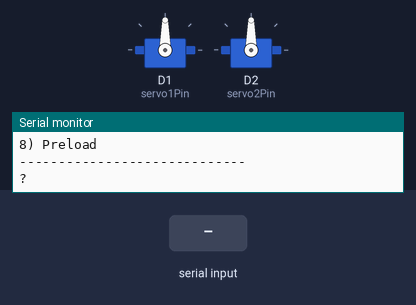
This sketch was run on a simulated ESP8266 (NodeMCU). Shown: 2 × servo, the last lines printed to the serial monitor. The inputs (shaded band) are chosen by the test bench.

Above: at 2.2 s.
2.3 s: "3" received over Serial
At 2.7 s:
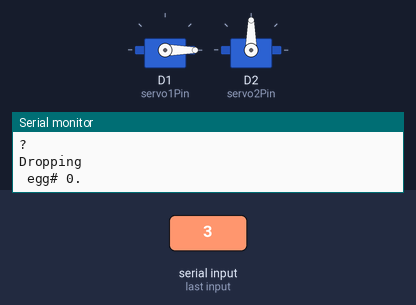
5.3 s: "2" received over Serial
At 7.3 s:
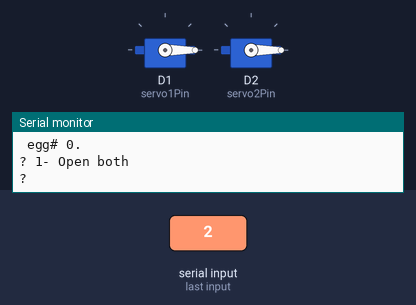
7.6 s: "4" received over Serial
At 9.72 s:
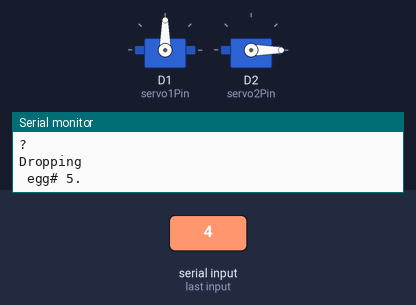
Timing chart, 0 to 16.6 s (numbered marks = the images above; inputs shaded):
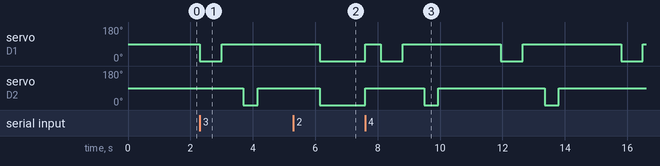

Measured:
- after the input at 2.3 s, servo on D1 (servo1Pin): 90° → 0° at once, → 90° 0.70 s later; servo on D2 (servo2Pin): 90° → 0° after 1.4 s, → 90° 0.45 s later
- after the input at 5.3 s, servo on D1 (servo1Pin), servo on D2 (servo2Pin): 90° → 0° after 0.85 s
- after the input at 7.6 s, servo on D1 (servo1Pin): 0° → 90° at once, then repeats every 3.9 s: 0° 0.70 s, 90° 3.2 s; servo on D2 (servo2Pin): goes 90° 1.9 s, 0° 0.45 s, 90° 3.4 s, 0° 0.45 s, then 90°, starting at once

The sketch:

eggDrop.ino
```cpp
#define SKETCH "eggDrop.ino"

const int servo1Pin = D1;
const int servo2Pin = D2;

#include <Servo.h>
Servo servoOne;
Servo servoTwo;

int servo1Position;
int servo2Position;
const int dropDelay = 700;          //How long the drop servo is open.
const int loadDelay = 450;          //How long the load servo is open.

void setup() {
  while (!Serial);
  Serial.begin( 115200 );
  Serial.println();
  Serial.println();
  Serial.println(SKETCH);
  Serial.println(F("+++++++++++++++++++"));

  /*
    Specs in https://www.servocity.com/hs-645mg-servo/
    pin: the number of the pin that the servo is attached to
    min: pulse width, in us, corresponding to the 0 degree angle on the servo (defaults to 544)
    max: pulse width, in us, corresponding to the 180 degree angle on the servo (defaults to 2400)

    Use ServoManualSweep.ino to calibrate these end points.
  */
  //servoOne.attach(servo1Pin, 400, 2400);    //PWM range for HS-645MG servos
  servoOne.attach(servo1Pin, 625, 2600);    //PWM range for SG90 servos
  servoTwo.attach(servo2Pin, 625, 2600);    //PWM range for SG90 servos

  dropServoClose();
  loadServoClose();
  delay(1000);
}


void loop() {
  bool isValidInput;

  // draw a menu on the serial port
  Serial.println(F( "-----------------------------" ));
  Serial.println(F( "MENU:" ));
  Serial.println(F( "1) Close both" ));
  Serial.println(F( "2) Open both" ));
  Serial.println(F( "3) Drop one egg" ));
  Serial.println(F( "4) Drop six eggs" ));
  Serial.println(F( "5) Drop ten eggs" ));
  Serial.println(F( "8) Preload" ));
  //Serial.println(F( "9) 180° sweep" ));
  Serial.println(F( "-----------------------------" ));

  do {
    byte c;
    // get the next character from the serial port
    Serial.print( "? " );
    while ( !Serial.available() ) ;
    c = Serial.read();

    switch ( c )
    {
      case '1':                                   // Close Both
        Serial.println(F("1- Close Both"));
        dropServoClose();
        loadServoClose();
        isValidInput = true;
        break;

      case '2':                                   // Open both
        Serial.println(F("1- Open both"));
        dropServoOpen();
        loadServoOpen();
        isValidInput = true;
        break;

      case '3':                                   // Drop one egg
        dropEgg(1);
        isValidInput = true;
        break;

      case '4':                                   // Drop six eggs
        dropEgg(6);
        //delay(500);
        isValidInput = true;
        break;

      case '5':                                   // Drop 10 eggs
        dropEgg(10);
        //delay(500);
        isValidInput = true;
        break;

      case '8':                                   // Preload
        Serial.println(F("8- Preload"));
        dropServoClose();
        loadServoOpen();
        isValidInput = true;
        break;

      /*
            case '9':                                   // Sweep 0-180ºuntil any alpha key is entered.
              Serial.println(F("9- Sweep. Reset to stop"));
              while (isValidInput == true) {
                servoOne.write(180);
                servoTwo.write(180);
                delay(2000);
                servoOne.write(0);
                servoTwo.write(0);
                delay(2000);
              }
              isValidInput = true;
              break;
      */

      default:
        // wrong character! display the menu again!
        isValidInput = false;
        break;
    }
  } while ( isValidInput == true );


}

void dropEgg(int howMany) {
  printf("\nDropping\n");
  if (servo1Position != 90) {            //Make sure we're closed.
    dropServoClose();
    loadServoClose();
    delay(500);
  }
  while (howMany > 0) {
    howMany--;
    printf(" egg# %d.\n", howMany);
    dropServoOpen();                            //Exit
    delay(dropDelay);
    dropServoClose();
    delay(dropDelay);                   //Let 'drop' close before 'load' opens


    loadServoOpen();                            //Load
    delay(loadDelay);
    loadServoClose();

    delay(2000);                     //Time between eggs
  }
}

void dropServoOpen() {                          //Open the exit
  servoOne.write(0);
  servo1Position = 0;
}

void dropServoClose() {                         //Close the exit
  servoOne.write(90);
  servo1Position = 90;
}

void loadServoOpen() {                          //Open the preload servo
  servoTwo.write(0);
  servo2Position = 0;
}

void loadServoClose() {                         //Close the preload
  servoTwo.write(90);
  servo2Position = 90;
}
```
